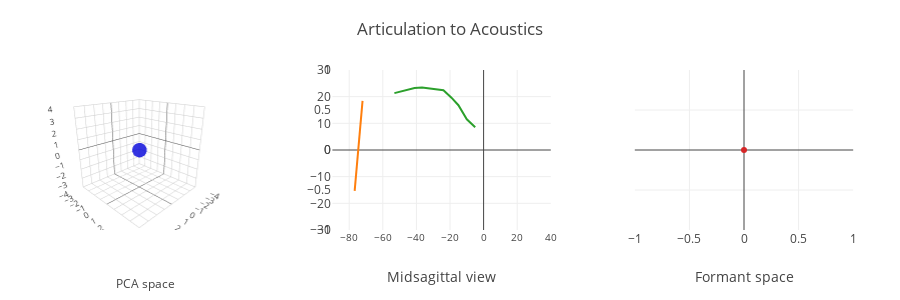

The cell this chart's notebook holds for it:
### Code cell
fig = go.Figure(data=data, layout=layout)
iplot(fig, filename='forward_mapping')

### Figure 1 — Plotly figure (JSON) as saved in the notebook; plotly's stock layout.template omitted (floating-point values rounded to 4 significant figures)
{"data": [{"marker": {"color": "rgb(0,0,217)", "opacity": 0.8, "size": 5, "symbol": "circle"}, "mode": "markers", "type": "scatter3d", "uid": "b15f969a-a3f8-11e8-82c5-2cf0ee27f7ca", "x": [0], "y": [0], "z": [0]}, {"mode": "lines", "name": "Pharynx", "type": "scatter", "uid": "b15f99cc-a3f8-11e8-b328-2cf0ee27f7ca", "x": [-72.06, -76.75], "xaxis": "x2", "y": [18.43, -15.34], "yaxis": "y2"}, {"mode": "lines", "name": "Palate", "type": "scatter", "uid": "b15f9bc2-a3f8-11e8-b806-2cf0ee27f7ca", "x": [-5, -10, -15, -19.13, -23.9, -29.08, -36.66, -41.1, -45, -47.19, -51.19, -53.1], "xaxis": "x2", "y": [8.5, 11.5, 16.8, 19.62, 22.42, 22.9, 23.39, 23.25, 22.65, 22.3, 21.79, 21.33], "yaxis": "y2"}, {"name": "Formant", "type": "scatter", "uid": "b15f9d7a-a3f8-11e8-8306-2cf0ee27f7ca", "x": [0], "xaxis": "x3", "y": [0], "yaxis": "y3"}], "layout": {"annotations": [{"showarrow": false, "text": "PCA space", "x": 0.1, "xref": "paper", "y": -0.4, "yref": "paper"}], "height": 300, "margin": {"b": 70, "l": 30, "r": 30, "t": 70}, "scene": {"camera": {"eye": {"x": 1.5, "y": 1.5, "z": 0.8}}, "domain": {"x": [0, 0.26]}, "xaxis": {"dtick": 1, "range": [-4, 4], "tickfont": {"size": 10}, "title": ""}, "yaxis": {"dtick": 1, "range": [-4, 4], "tickfont": {"size": 10}, "title": ""}, "zaxis": {"dtick": 1, "range": [-4, 4], "tickfont": {"size": 10}, "title": ""}}, "showlegend": false, "title": "Articulation to Acoustics", "xaxis2": {"domain": [0.36, 0.62], "dtick": 20, "range": [-90, 40], "tickangle": 0, "tickfont": {"size": 10}, "title": "Midsagittal view"}, "xaxis3": {"domain": [0.72, 0.98], "title": "Formant space"}, "yaxis2": {"dtick": 10, "range": [-30, 30]}}}
